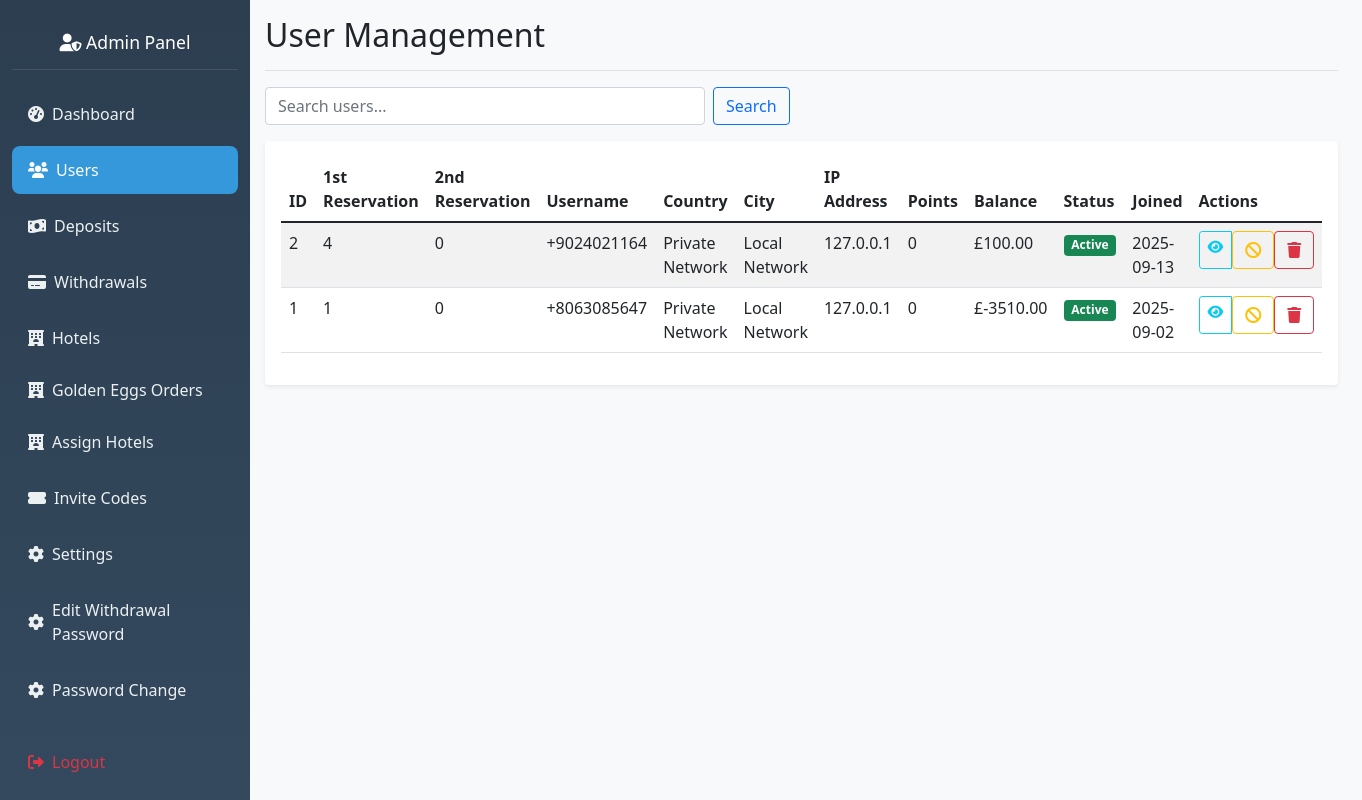
The page /admin/users (signed in) on the database as committed earlier.
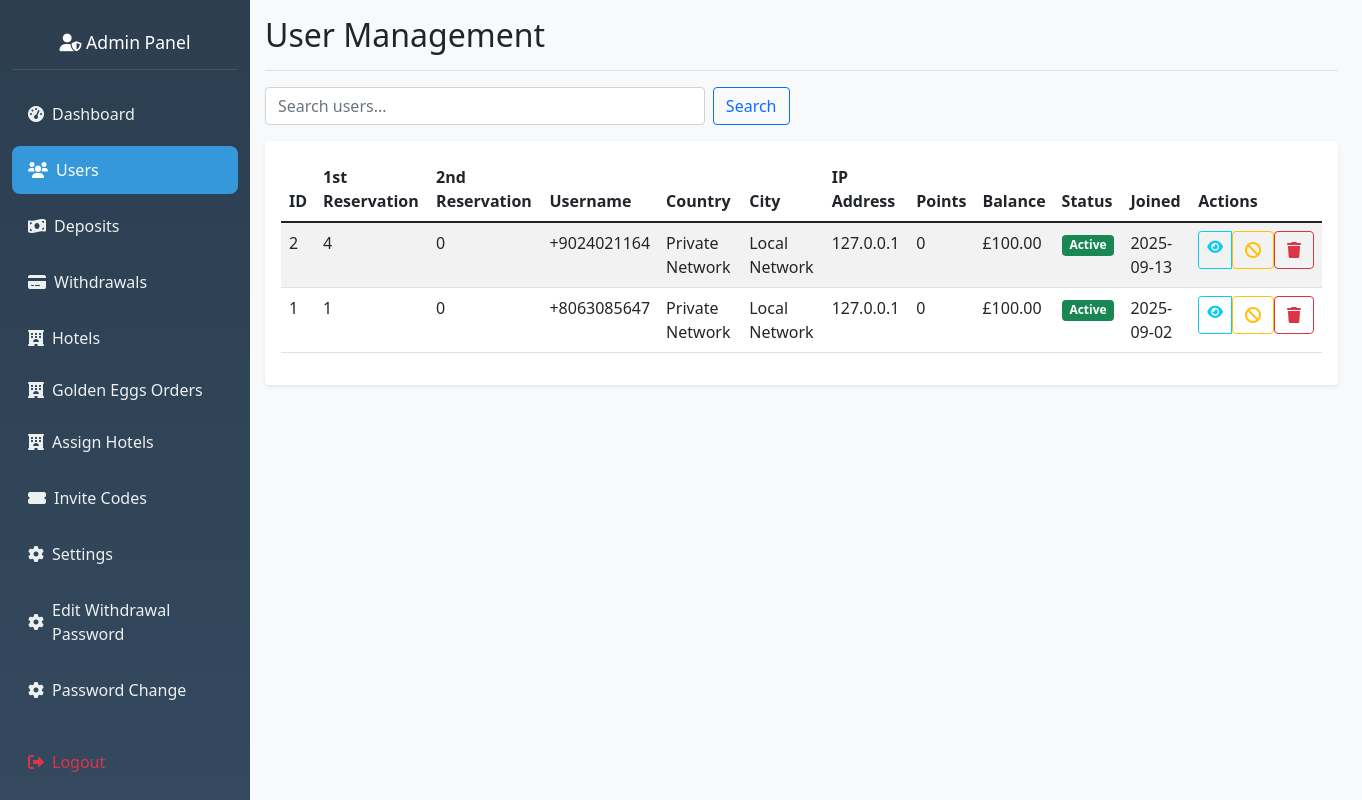
The same page on the database as committed later.
### hotel_app/models.py (models this page shows, shortened)
class User(db.Model, UserMixin):
    __tablename__ = 'user'
    id = db.Column(db.Integer, primary_key=True)
    nickname = db.Column(db.String(80))
    user_id = db.Column(db.String(6), unique=True)
    agent_id = db.Column(db.String(6), unique=True)
    contact = db.Column(db.String(20))
    invitation_code = db.Column(db.String(20))
    member_points = db.Column(db.Integer, default=0)
    trial_bonus = db.Column(db.Float, default=564.00)
    balance = db.Column(db.Float, default=0.00)
    total_deposits = db.Column(db.Float, default=0.0)
    vip_level = db.Column(db.String(10), default='VIP0')
    withdrawal_password = db.Column(db.String(100))
    password_hash = db.Column(db.String(100))
    is_active = db.Column(db.Boolean, default=False)
    created_at = db.Column(db.DateTime, default=datetime.utcnow)
    session_locked = db.Column(db.Boolean, default=False)
    total_commission_earned = db.Column(db.Float, default=0.0)
    first_session_completed = db.Column(db.Boolean, default=False)
    session_reset_date = db.Column(db.String)
    bound_wallet_type = db.Column(db.String(20))
    max_first_session_reservations = db.Column(db.Integer, default=35)
    wallet_bound_at = db.Column(db.DateTime)
    second_session_reservations_count = db.Column(db.Integer, default=0)
    second_session_commission = db.Column(db.Float, default=0.0)
    bound_wallet_address = db.Column(db.String(200))
    first_session_commission = db.Column(db.Float, default=0.0)
    first_session_reservations_count = db.Column(db.Integer, default=0)
    current_session = db.Column(db.String(10), default='first')
    revolut_name = db.Column(db.String(100))
    revolut_iban = db.Column(db.String(50))
    revolut_revtag = db.Column(db.String(20))
    ip_address = db.Column(db.String(45))  # IPv6 can be up to 45 characters
    country = db.Column(db.String(100))
    country_code = db.Column(db.String(2))
    region = db.Column(db.String(100))
    city = db.Column(db.String(100))
    latitude = db.Column(db.Float)
    longitude = db.Column(db.Float)
    timezone = db.Column(db.String(50))
    isp = db.Column(db.String(255))
    last_location_update = db.Column(db.DateTime, default=datetime.utcnow)
    current_session = db.Column(db.String(10), default='first')  # 'first' or 'second'
    session_reset_date = db.Column(db.Date)  # Date when session was last reset
    first_session_completed = db.Column(db.Boolean, default=False)
    first_session_reservations_count = db.Column(db.Integer, default=0)
    second_session_reservations_count = db.Column(db.Integer, default=0)
    max_first_session_reservations = db.Column(db.Integer, default=35)
    session_locked = db.Column(db.Boolean, default=False)  # Lock between sessions
    total_commission_earned = db.Column(db.Float, default=0.0)  # Total commissions earned
    first_session_commission = db.Column(db.Float, default=0.0)  # Commission from first session
    second_session_commission = db.Column(db.Float, default=0.0)  # Commission from second session
    reservations = db.relationship('Reservation', backref='user', cascade="all, delete-orphan",
        passive_deletes=True,lazy=True)
    deposit_requests = db.relationship('DepositRequest', backref='user', lazy=True)
    withdrawal_requests = db.relationship('WithdrawalRequest', backref='user', lazy=True)
    hotel_assignments = db.relationship('UserHotelAssignment', backref='user',cascade="all, delete-orphan",
        passive_deletes=True, lazy=True)
    hotel_ratings = db.relationship('UserHotelRating', backref='user', lazy=True)

### hotel_app/routes.py (the view)
@app.route('/admin/users')
@admin_required
def view_users():
    page = request.args.get('page', 1, type=int)
    search = request.args.get('search', '')
    vip_filter = request.args.get('vip_level', '')
    users_query = User.query
    if search:
        users_query = users_query.filter(
            User.nickname.contains(search) |
            User.user.agent_id.contains(search)
        )
    if vip_filter:
        users_query = users_query.filter(User.vip_level == vip_filter)
    users = users_query.order_by(User.id.desc()).paginate(
        page=page, per_page=20, error_out=False
    )
    vip_levels = ['vip0', 'vip1', 'vip2', 'vip3']
    return render_template('admin_users.html',
                         users=users,
                         search=search,
                         vip_levels=vip_levels,
                         current_vip_filter=vip_filter)

### hotel_app/routes.py (called while the page is built)
def admin_required(f):
    @wraps(f)
    def wrapper(*args, **kwargs):
        admin_id = session.get('admin_id')
        if not admin_id:
            flash("Admin login required.", "danger")
            return redirect(url_for('admin_login'))
        admin = Admin.query.get(admin_id)
        if not admin or not admin.is_active:
            session.pop('admin_id', None)
            flash("Admin access denied.", "danger")
            return redirect(url_for('admin_login'))
        g.current_admin = admin
        return f(*args, **kwargs)
    return wrapper

@app.before_request
def check_admin_routes():
    if request.endpoint and request.endpoint.startswith('admin_') and request.endpoint != 'admin_login':
        if 'admin_id' not in session:
            return redirect(url_for('admin_login'))

### hotel_app/templates/admin_users.html (shortened to what this page needs)
{% extends "admin_base.html" %}
{% block content %}
<div class="d-flex justify-content-between flex-wrap flex-md-nowrap align-items-center pb-2 mb-3 border-bottom">
    <h1 class="h2">User Management</h1>
</div>
<div class="row mb-3">
    <div class="col-md-6">
        <form method="GET" class="d-flex">
            <input type="text" class="form-control me-2" name="search" value="{{ search }}" placeholder="Search users...">
            <button type="submit" class="btn btn-outline-primary">Search</button>
        </form>
    </div>
</div>
<div class="card">
    <div class="card-body">
        <div class="table-responsive">
            <table class="table table-striped">
                <thead>
                    <tr>
                        <th>ID</th>
                        <th>1st Reservation</th>
                        <th>2nd Reservation</th>
                        <th>Username</th>
                        <th>Country</th>
                        <th>City</th>
                        <th>IP Address</th>
                        <th>Points</th>
                        <th>Balance</th>
                        <th>Status</th>
                        <th>Joined</th>
                        <th>Actions</th>
                    </tr>
                </thead>
                <tbody>
                    {% for user in users.items %}
                    <tr>
                        <td>{{ user.id }}</td>
                        <td>{{ user.first_session_reservations_count }}</td>
                        <td>{{ user.second_session_reservations_count }}</td>
                        <td>{{ user.contact }}</td>
                        <td>{{ user.country }}</td>
                        <td>{{ user.city }}</td>
                        <td>{{ user.ip_address }}</td>
                        <td>{{ user.member_points }}</td>
                        <td>£{{ "%.2f"|format(user.balance or 0) }}</td>
                        <td>
                            <span class="badge bg-{{ 'success' if user.is_active else 'secondary' }}">
                                {{ 'Active' if user.is_active else 'Inactive' }}
                            </span>
                        </td>
                        <td>{{ user.created_at.strftime('%Y-%m-%d') if user.created_at else 'N/A' }}</td>
                        <td>
                            <div class="btn-group btn-group-sm">
                                <a href="{{ url_for('view_user_details', user_id=user.id) }}" class="btn btn-outline-info">
                                    <i class="fas fa-eye"></i>
                                </a>
                                <form method="POST" action="{{ url_for('toggle_user', user_id=user.id) }}" class="d-inline">
                                    <button type="submit" class="btn btn-outline-{{ 'warning' if user.is_active else 'success' }}">
                                        <i class="fas fa-{{ 'ban' if user.is_active else 'check' }}"></i>
                                    </button>
                                </form>
                                <form method="POST" action="{{ url_for('delete_user', user_id=user.id) }}" class="d-inline"
                                      onsubmit="return confirm('Are you sure you want to delete this user?')">
                                    <button type="submit" class="btn btn-outline-danger">
                                        <i class="fas fa-trash"></i>
                                    </button>
                                </form>
                            </div>
                        </td>
                    </tr>
                    {% endfor %}
                </tbody>
            </table>
        </div>
    </div>
</div>
{% endblock %}

Rows that differ between the two databases and show on the page:
changed User id 1: balance "-3510.00" → "100.00"
